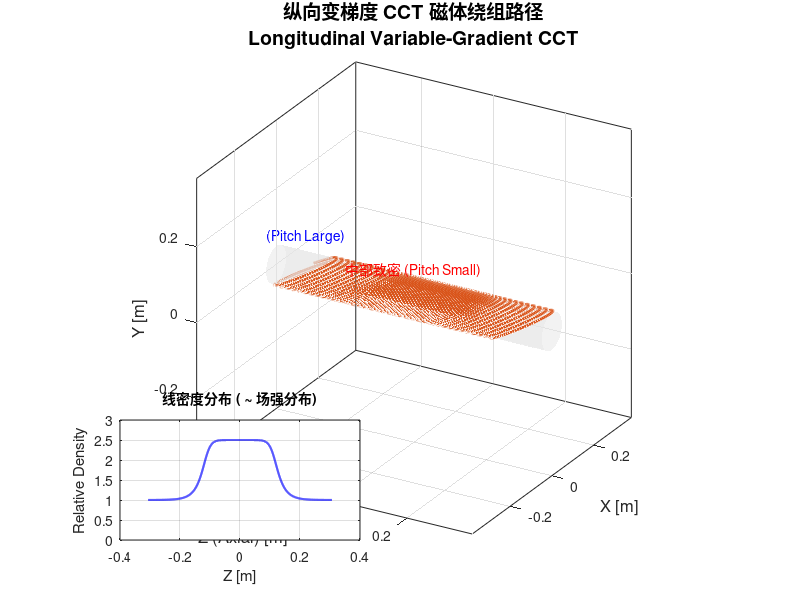

The MATLAB script that drew this image:
function Variable_Gradient_CCT_Vis()
    % =============================================================
    % 纵向变梯度超导二极CCT磁体三维路径可视化
    % 模拟效果：两端线槽稀疏（低场），中部线槽致密（高场）
    % =============================================================
    
    clc; clear; close all;
    
    % --- 1. 基础参数定义 ---
    R = 0.05;           % 磁体孔径半径 (m)
    L_total = 1.0;      % 磁体总长度 (m)
    N_turns_base = 60;  % 基准匝数估算
    Current = 1;        % 归一化电流
    
    % 离散化角度变量 (theta)
    % 这种变梯度通常需要较长的总角度，这里预设一个较大的范围
    theta_total = 2 * pi * N_turns_base; 
    theta = linspace(-theta_total/2, theta_total/2, 5000);
    
    % --- 2. 定义变梯度密度函数 (Winding Density Function) ---
    % 这是一个无量纲函数，1表示基准密度，3表示3倍密度（模拟3层效果）
    % 使用 Sigmoid 函数平滑过渡，避免硬突变导致导线弯折过大
    
    % 归一化位置变量 u (-1 到 1)
    u = theta / (max(theta)); 
    
    % 设计密度分布：两端为1，中间平滑过渡到2.5倍密度
    % 这里的逻辑是：中间区域 (-0.4 到 0.4) 密度高
    density_base = 1.0;
    density_peak = 2.5; % 中部密度是两端的2.5倍（模拟由1层变到2-3层）
    
    % 使用广义高斯或Sigmoid组合来创建"台阶"形状的密度分布
    density_dist = density_base + (density_peak - density_base) * ...
                   (1 ./ (1 + exp(-20*(u + 0.6))) - 1 ./ (1 + exp(-20*(u - 0.6))));
    
    % --- 3. 计算轴向位置 z(theta) ---
    % 原理：z 的增量与密度成反比 (dz/dtheta \propto 1/density)
    % 密度越大，绕一圈 z 前进的距离越短（越密）
    
    % 基础螺距 (Pitch)
    h0 = L_total / N_turns_base; 
    
    % 积分计算 z_centerline
    % z(i) = integral(h0 / density)
    d_theta = theta(2) - theta(1);
    dz = (h0 / (2*pi)) ./ density_dist * d_theta;
    z_axial = cumsum(dz);
    
    % 调整 z 使其中心在 0
    z_axial = z_axial - max(z_axial)/2;
    
    % --- 4. 添加 CCT 二极磁体调制项 ---
    % Dipole CCT 方程: z = z_axial + A * sin(theta)
    % A 决定了倾角，通常 tan(alpha) = 1 (45度倾角) 时效率最高
    % 这里的 A 也需要随密度变化吗？通常保持相对半径固定，
    % 但为了保持孔径恒定，振幅 A 通常设为 R/tan(alpha)。这里设倾角随变。
    
    tilt_angle = 30; % 倾角 (度)
    A = R / tand(tilt_angle); 
    
    % 计算三维路径
    % 注意：对于变梯度，为了保证二极场纯度，振幅 A 理论上应随螺距微调，
    % 但作为几何可视化，固定 A 依然能展示核心结构。
    
    X = R * cos(theta);
    Y = R * sin(theta);
    Z = z_axial + A * sin(theta); % 加上二极分量
    
    % --- 5. 可视化绘图 ---
    figure('Color', 'w', 'Position', [100, 100, 1000, 600]);
    
    % 绘制导线路径
    plot3(Z, X, Y, 'LineWidth', 2, 'Color', [0.85, 0.33, 0.1]); % 铜色
    hold on;
    
    % 绘制参考圆柱面 (骨架示意)
    [Z_cyl, Theta_cyl] = meshgrid(linspace(min(Z), max(Z), 50), linspace(0, 2*pi, 50));
    X_cyl = (R-0.002) * cos(Theta_cyl);
    Y_cyl = (R-0.002) * sin(Theta_cyl);
    surf(Z_cyl, X_cyl, Y_cyl, 'FaceColor', [0.9, 0.9, 0.9], 'EdgeColor', 'none', 'FaceAlpha', 0.5);
    
    % 视觉美化
    axis equal;
    grid on;
    box on;
    view(30, 25); % 设置视角
    
    % 标注
    title({'纵向变梯度 CCT 磁体绕组路径'; 'Longitudinal Variable-Gradient CCT'}, 'FontSize', 14);
    xlabel('Z (Axial) [m]', 'FontSize', 12);
    ylabel('X [m]', 'FontSize', 12);
    zlabel('Y [m]', 'FontSize', 12);
    
    % 添加注释箭头
    text(min(Z), 0, R*1.5, '两端稀疏 (Pitch Large)', 'HorizontalAlignment', 'center', 'Color', 'b');
    text(0, 0, R*1.5, '中部致密 (Pitch Small)', 'HorizontalAlignment', 'center', 'Color', 'r');
    
    % 绘制密度分布图以供参考
    axes('Position', [0.15, 0.1, 0.3, 0.2]); % 嵌图
    plot(z_axial, density_dist, 'LineWidth', 1.5, 'Color', 'b');
    title('线密度分布 ( ~ 场强分布)', 'FontSize', 10);
    xlabel('Z [m]'); ylabel('Relative Density');
    grid on;
    ylim([0, 3]);
    
    rotate3d on;
end
